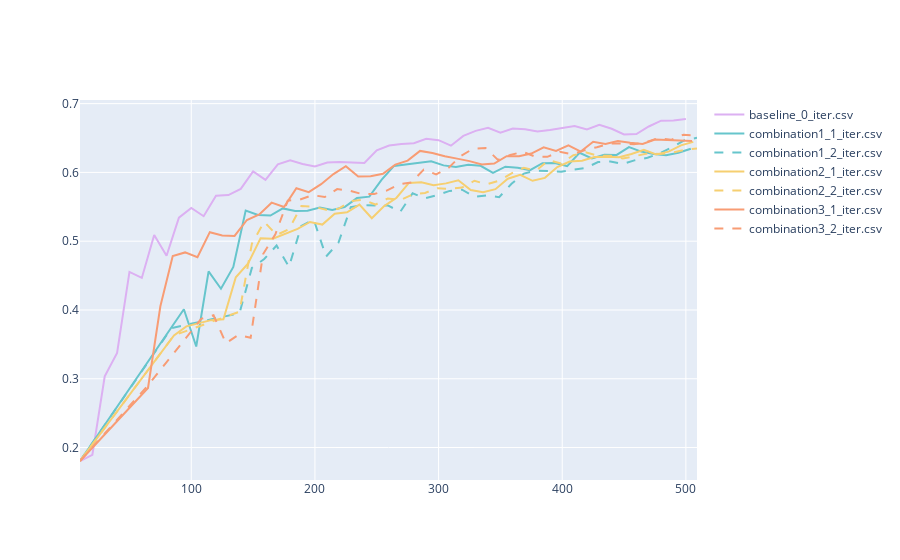

Here is the notebook cell this chart was saved with:
### Code cell
import os
import pandas as pd
import plotly.graph_objects as go
import numpy as np

# Get all csv files
folder = 'Tuning_Results/iter_damp_pref/'
files = os.listdir(folder)

import plotly.express as px
pastel = px.colors.qualitative.Pastel

# color key
color_key = {
    'combination1': pastel[0],
    'combination2': pastel[1],
    'combination3': pastel[2],
    'baseline': pastel[3],
}

# Line style key
line_style_key = {
    '0': 'solid',
    '1': 'solid',
    '2': 'dash',
    '3': 'dot',
}

fig = go.Figure()

for file in files:
    df = pd.read_csv(f'{folder}\\{file}')
    color = color_key[file.split('_')[0]]
    line_style = line_style_key[file.split('_')[1]]

    fig.add_trace(go.Scatter(x=df['Number of Annotations'], y=df['Accuracy'], name=file, line=dict(color=color, dash=line_style)))

fig.show()
